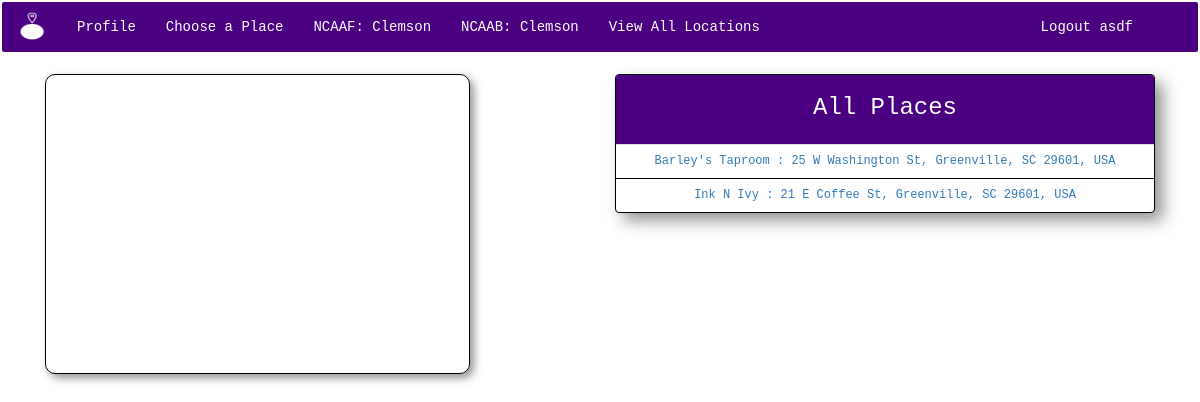
The app's page / (signed in) with its own data.
### app/models.py (models this page shows, shortened)
class Profile(models.Model):
    prof_user = models.OneToOneField(User)
    bio = models.TextField(null=True, blank=True)
    basketball = models.ForeignKey(BasketballTeam, null=True, blank=True)
    football = models.ForeignKey(FootballTeam, null=True, blank=True)
    city = models.CharField(max_length=50, null=True, blank=True)
    state = models.ForeignKey(State, null=True, blank=True)
    zipcode = models.CharField(max_length=10, null=True, blank=True)
    photo = models.ImageField(upload_to="profile_photos", null=True, blank=True, verbose_name="Profile Photo")

class FootballTeam(models.Model):
    school = models.CharField(max_length=30)
    name = models.CharField(max_length=30)
    def __str__(self):
        return self.school
    class Meta:
        ordering = ["school"]

class BasketballTeam(models.Model):
    school = models.CharField(max_length=30)
    name = models.CharField(max_length=30)
    def __str__(self):
        return self.school
    class Meta:
        ordering = ["school"]

class Location(models.Model):
    location_name = models.CharField(max_length=50, null=True, blank=True)
    location_city = models.CharField(max_length=50, null=True, blank=True)
    location_address = models.CharField(max_length=50, null=True, blank=True)
    location_zip = models.CharField(max_length=10, null=True, blank=True)
    geolocation = GeopositionField(null=True, blank=True)
    class Meta:
        ordering = ["location_name"]

### app/views.py (the view)
# urls.py: url(r'^$', AllLocationsListView.as_view(), name="all_locations_list_view"),
class AllLocationsListView(ListView):
    template_name = "app/all_location_list.html"
    GEOPOSITION_GOOGLE_MAPS_API_KEY = os.environ["maps_key"]
    def get_context_data(self, **kwargs):
        from geoposition import Geoposition
        context = super().get_context_data(**kwargs)
        context["key"] = GEOPOSITION_GOOGLE_MAPS_API_KEY
        return context
    def get_queryset(self):
        return Location.objects.all()

### app/models.py (called while the page is built)
    def __str__(self):
        return self.state_name

### templates/app/all_location_list.html (shortened to what this page needs)
{% extends "base.html" %}
{% block content %}
    <body>
      <div class="col-md-6">
        <div id="map-canvas"></div>
      </div>
      <div id="places" class="col-md-6">
        <div class="center">
          <div class="panel panel-default">
            <div class="panel-heading">
              <h3>All Places</h3>
            </div>
            <ul class="list-group">
              {% for location in object_list %}
              <li class="list-group-item"><a href="{% url 'football_checkin_list_view' location.pk %}?lat={{ location.location_address.0.lat }}&lng={{ location.location_address.1.lng }}&name={{ location.location_name }}&city={{ location.location_city }}&address={{ location.location_address }}"><h6>{{ location.location_name }} : {{ location.location_address }}</h6></a></li>
              {% endfor %}
            </ul>
          </div>
        </div>
      </div>
    </body>
<br><br>
{% endblock %}

### templates/base.html (shortened to what this page needs)
<!DOCTYPE html>
{% load staticfiles %}
    <link rel="stylesheet" href='{% static "app/css/bootstrap.css" %}' media="screen" title="bootstrap" charset="utf-8">
    <link rel="stylesheet" href='{% static "app/css/app.css" %}' media="screen" title="bootstrap" charset="utf-8">
      {% if request.user.is_authenticated %}
      <nav class="navbar navbar-default">
      <ul class="nav navbar-nav">
        <li><img id="navbar_logo" src='{% static "app/fanatik.png" %}' alt="" /></li>
        <li><a href="{% url 'profile_update_view' %}" role="button">Profile</a></li>
        <li><a href="{% url 'get_places_view' %}">Choose a Place</a></li>
        <li><a href="{% url 'football_location_list_view' %}">NCAAF: {{ request.user.profile.football }}</a></li>
        <li><a href="{% url 'basketball_location_list_view' %}">NCAAB: {{ request.user.profile.basketball }}</a></li>
        <li><a href="{% url 'all_locations_list_view' %}">View All Locations</a></li>
        <li id="right"><a href="{% url 'logout' %}?next=/" role="button">Logout {{ request.user }}</a></li>
      </nav>
      {% endif %}
      <div class="container">
        {% block content %}
        {% endblock %}
      </div>

### app/static/app/css/app.css (style rules this page uses)
html, body { min-height : 100%; font-family: courier; background-image: url("https://s3-us-west-2.amazonaws.com/fanatik/app/sportsfans2.png"), url("https://s3-us-west-2.amazonaws.com/fanatik/app/map_background.png"); background-repeat: no-repeat, repeat; background-position: center bottom, 200% 100%; background-size: 100% auto, 100% auto; background-attachment: fixed; }
#navbar_logo { padding-top: 10px; height: 40px; width: 60px; border: 0px; }
.navbar { background-color: indigo; border: 2px solid white; }
.nav.navbar-nav li a { color: white; }
.center { text-align: center; }
#right { position: absolute; right: 50px; }
.panel .panel-heading { background-color: indigo; color: white; height: 70px; padding-top: 0.1px; text-align: center; }
.panel.panel-default { box-shadow: 8px 8px 16px rgba(0, 0, 0, 0.42); border: 1px solid black; }
.list-group-item { position: relative; padding: 0px 10px; line-height: 2em; border: 1px solid black; font-size: 15px; vertical-align: text-top; }
#map-canvas { border-radius: 10px; border: 1px solid black; box-shadow: 4px 4px 8px rgba(0, 0, 0, 0.42); }

### templates/app/all_location_list.html (style rules this page uses)
#map-canvas { height: 300px; width: 425px }

### records on screen
Location: location_name "Barley's Taproom", location_address "25 W Washington St, Greenville, SC 29601, USA"
Location: location_name "Ink N Ivy", location_address "21 E Coffee St, Greenville, SC 29601, USA"

### other values on screen
{{ request.user.profile.football }} "Clemson"
{{ request.user.profile.basketball }} "Clemson"
{{ request.user }} "asdf"
